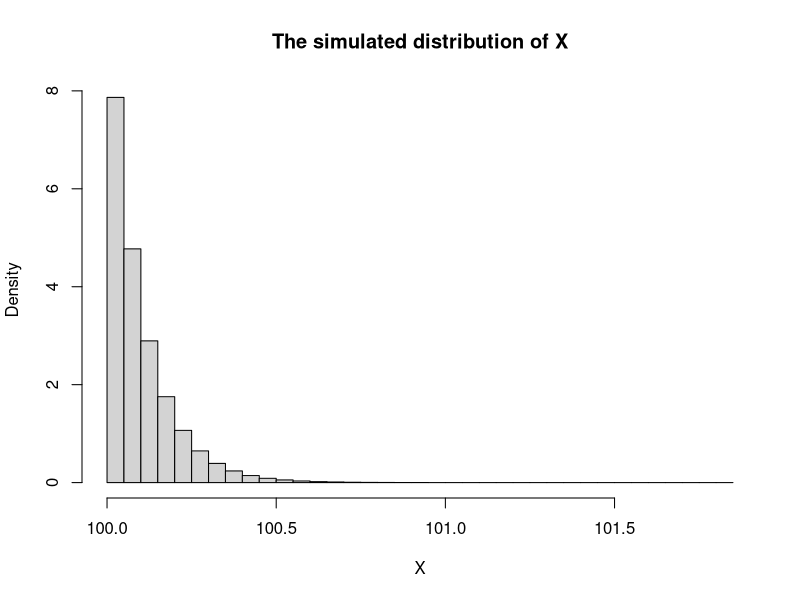

R code for this plot:
## ---- chunk 1
knitr::opts_chunk$set(echo = TRUE)
## ---- chunk 2
n = 10000000#simulation size
a = 1000#parameter
c = 100#parameter
cat("using a=", a, " using c=", c)
tmp_x = runif(n, 0, 1)
f_y <- function(c, a, tmp_x){
  c/((tmp_x)^(1/a))
}
tmp_y = f_y(c, a, tmp_x)
hist(tmp_y, 50, freq = FALSE, xlab = "X", main = "The simulated distribution of X")
